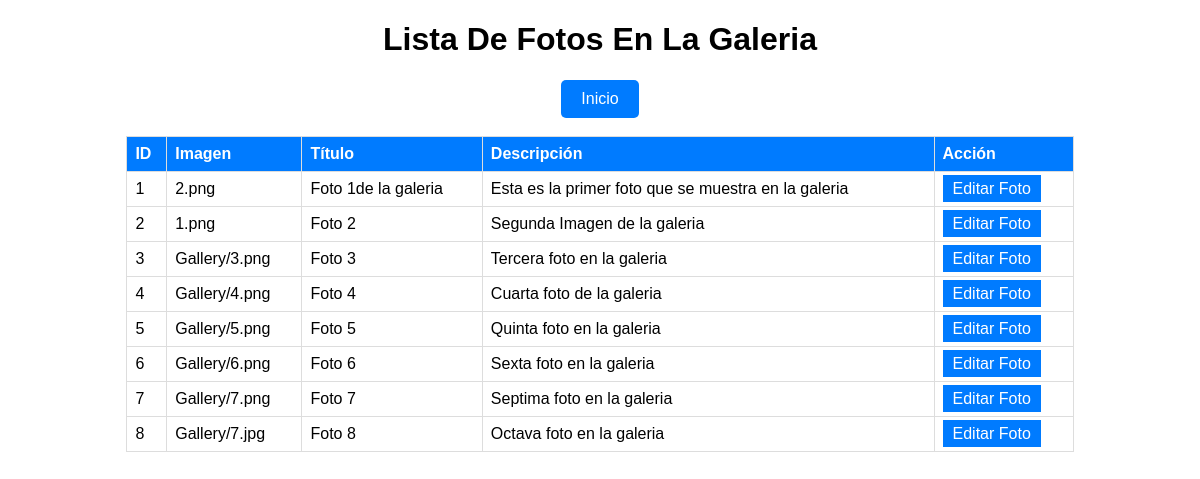
Page /lista_fotos.php on the committed database.
### tables this page shows
CREATE TABLE `galeria` (
  `id` int NOT NULL AUTO_INCREMENT,
  `imagen` varchar(255) NOT NULL,
  `titulo` varchar(255) NOT NULL,
  `descripcion` text NOT NULL,
  PRIMARY KEY (`id`)
);

### lista_fotos.php (the view, shortened to what this page needs)
<!DOCTYPE html>
<html>
<head>
</head>
<body>
    <h1>Lista De Fotos En La Galeria</h1>
    <div class="container">
        <a href="administradores.php" class="admin-button">Inicio</a>
    </div>
    <br>
    <table>
        <tr>
            <th>ID</th>
            <th>Imagen</th>
            <th>Título</th>
            <th>Descripción</th>
            <th>Acción</th>
        </tr>
        <?php
        $servername = "localhost";
        $username = "root";
        $password = "TiC0ntr4#";
        $database = "barrif";
        $conn = new mysqli($servername, $username, $password, $database);
        $sql = "SELECT id, imagen, titulo, descripcion FROM galeria";
        $result = $conn->query($sql);
        if ($result->num_rows > 0) {
            while ($row = $result->fetch_assoc()) {
                echo "<tr>";
                echo "<td>" . $row["id"] . "</td>";
                echo "<td>" . $row["imagen"] . "</td>";
                echo "<td>" . $row["titulo"] . "</td>";
                echo "<td>" . $row["descripcion"] . "</td>";
                echo '<td><a class="edit-button" href="editar_galeria.php?id=' . $row["id"] . '">Editar Foto</a></td>';
                echo "</tr>";
            }
        } else {
            echo "<tr><td colspan='5'>No se encontraron servicios.</td></tr>";
        }
        ?>
    </table>
</body>
</html>

### lista_fotos.php (style rules this page uses)
body { font-family: Arial, sans-serif; }
h1 { text-align: center; }
.container { text-align: center; }
table { border-collapse: collapse; width: 80%; margin: auto; }
th, td { border: 1px solid #ddd; padding: 8px; text-align: left; }
th { background-color: #007bff; color: #fff; }
.edit-button { background-color: #007bff; color: #fff; padding: 5px 10px; text-decoration: none; }
.admin-button { margin: auto; display: inline-block; padding: 10px 20px; background-color: #007bff; color: #fff; text-decoration: none; border-radius: 5px; }

### rows in the picture
galeria: id "1", imagen "2.png", titulo "Foto 1de la galeria", descripcion "Esta es la primer foto que se muestra en la galeria"
galeria: id "2", imagen "1.png", titulo "Foto 2", descripcion "Segunda Imagen de la galeria"
galeria: id "3", imagen "Gallery/3.png", titulo "Foto 3", descripcion "Tercera foto en la galeria"
galeria: id "4", imagen "Gallery/4.png", titulo "Foto 4", descripcion "Cuarta foto de la galeria"
galeria: id "5", imagen "Gallery/5.png", titulo "Foto 5", descripcion "Quinta foto en la galeria"
galeria: id "6", imagen "Gallery/6.png", titulo "Foto 6", descripcion "Sexta foto en la galeria"
galeria: id "7", imagen "Gallery/7.png", titulo "Foto 7", descripcion "Septima foto en la galeria"
galeria: id "8", imagen "Gallery/7.jpg", titulo "Foto 8", descripcion "Octava foto en la galeria"
